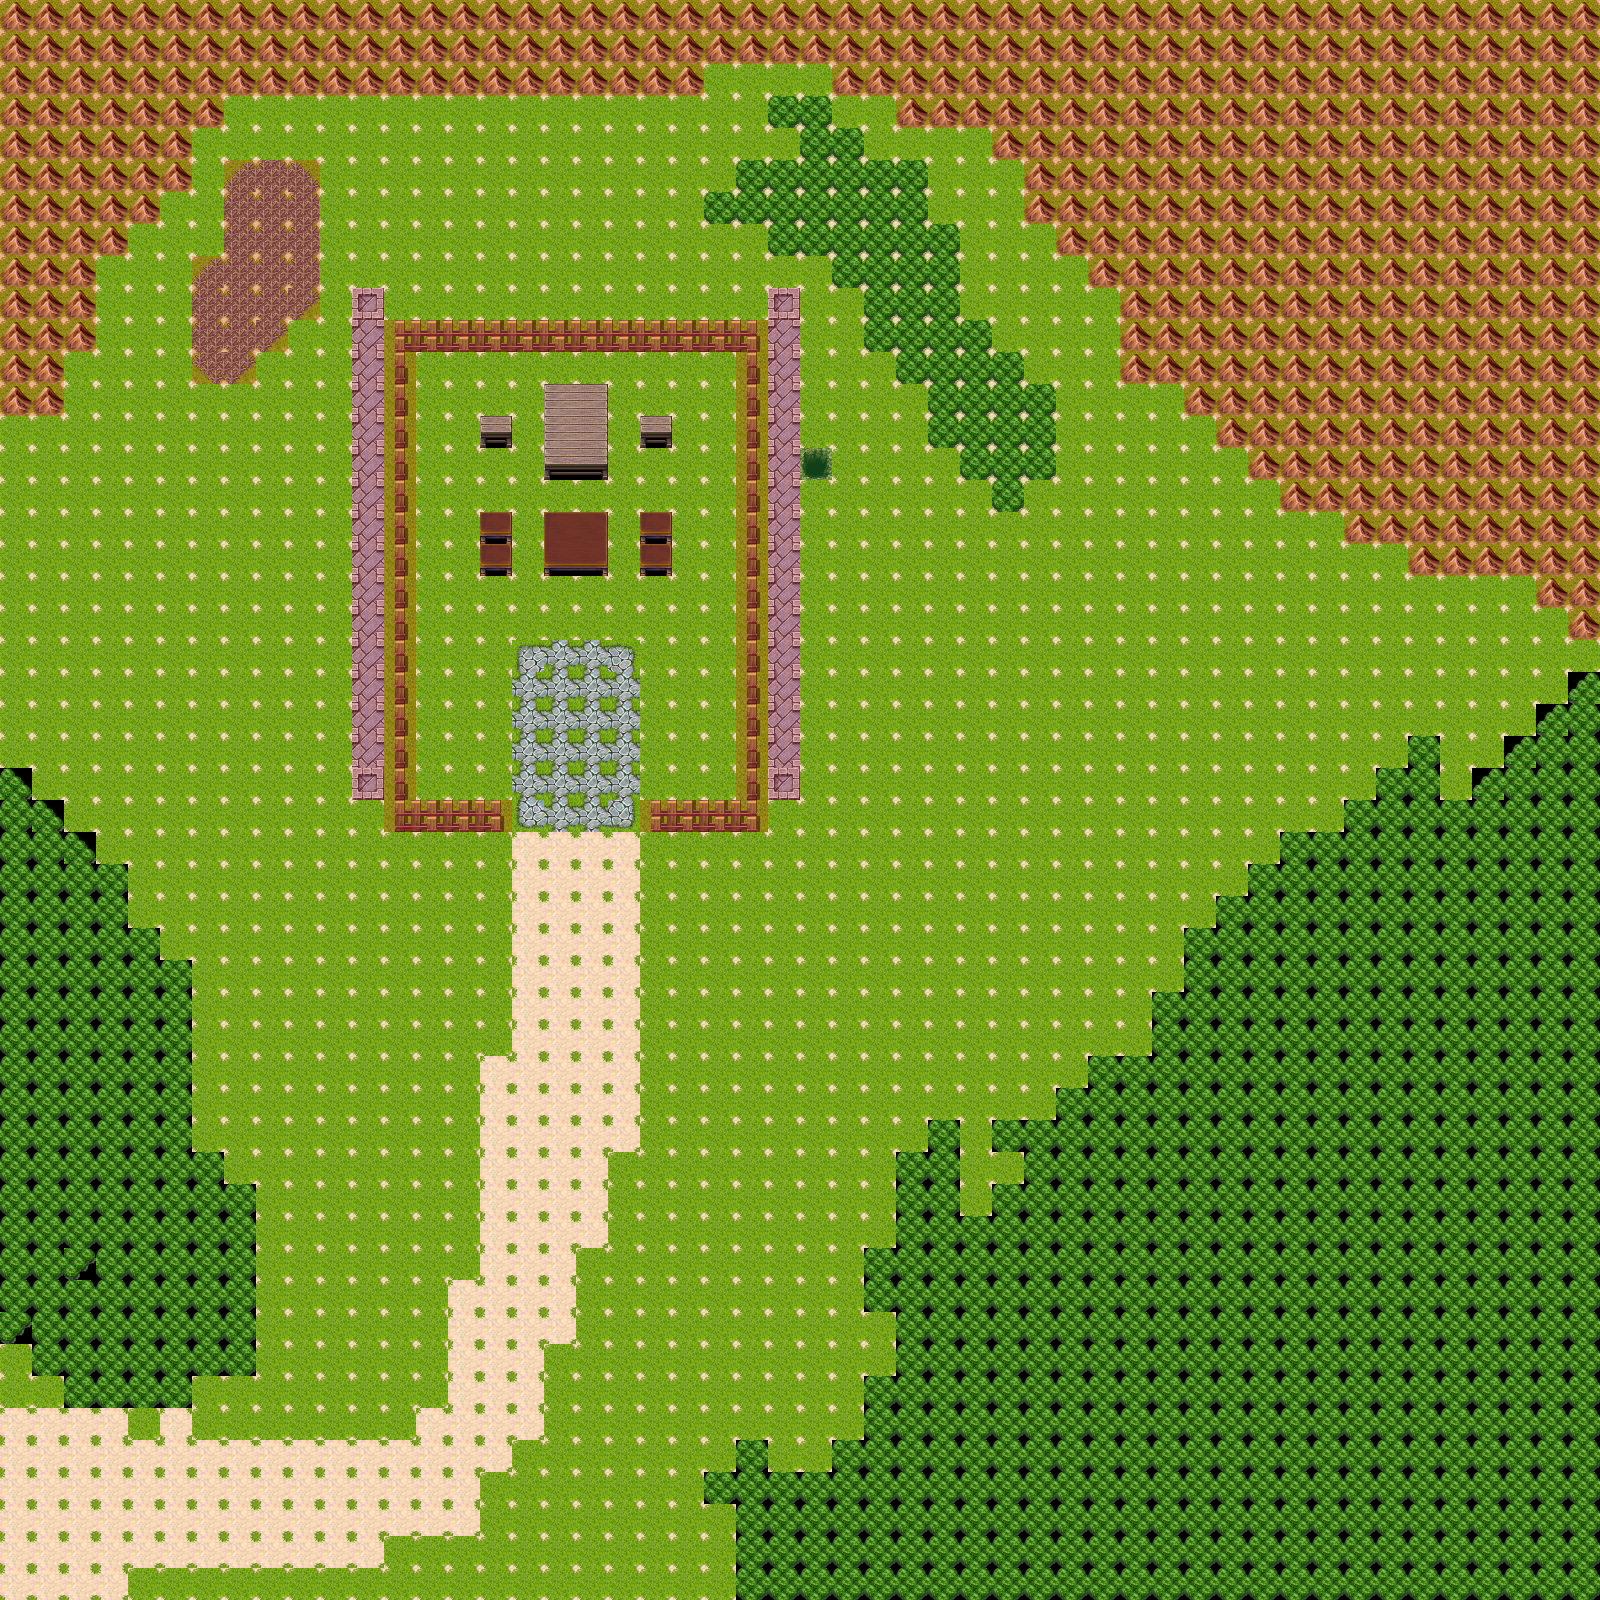

Rendered tile map (Tiled .tmx) drawn with the repository's tilesets; below, a short description and the map source with its tile grids summarised:
An orthogonal 50x50 tile map with 32x32 px tiles, 3 tile layers (Tile Layer 1, mnt, st), 2 tilesets and 4 objects (startPoint).

<map version="1.0" orientation="orthogonal" width="50" height="50" tilewidth="32" tileheight="32">
 <tileset firstgid="1" name="newBoston" tilewidth="32" tileheight="32">
  <image source="tile2.png" width="512" height="384" />
 </tileset>
 <tileset firstgid="193" name="specialTiles" tilewidth="32" tileheight="32" spacing="1" margin="1">
  <image source="meta_tiles.png" width="67" height="34" />
  <tile id="0">
   <properties>
    <property name="Collidable" value="True" />
   </properties>
  </tile>
 </tileset>
 <layer name="Tile Layer 1" width="50" height="50">
  <data>[2500 cells, 2500 non-empty, 30 distinct tile ids]</data>
 </layer>
 <objectgroup name="oj" width="50" height="50">
  <object name="startPoint" x="111" y="1528">
   <ellipse />
  </object>
  <object x="75" y="1532" width="9">
   <ellipse />
  </object>
  <object x="81" y="1528" width="13">
   <ellipse />
  </object>
  <object x="108" y="1536" width="45">
   <ellipse />
  </object>
 </objectgroup>
 <layer name="mnt" width="50" height="50">
  <data>[2500 cells, 517 non-empty, 12 distinct tile ids]</data>
 </layer>
 <layer name="st" width="50" height="50">
  <data>[2500 cells, 508 non-empty, 2 distinct tile ids]</data>
 </layer>
</map>
